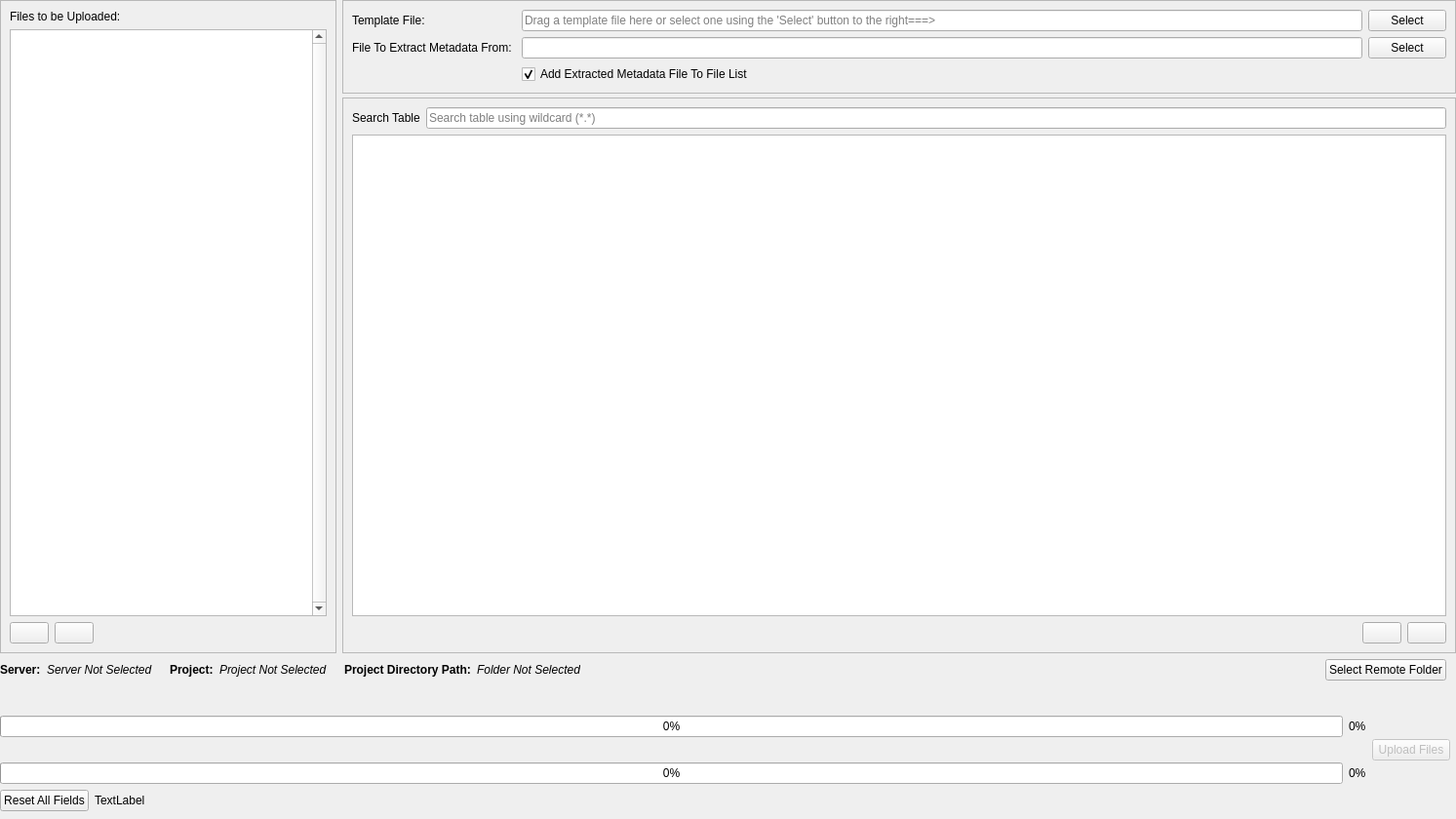
<?xml version="1.0" encoding="UTF-8"?>
<ui version="4.0">
 <class>UseTemplateWidget</class>
 <widget class="QWidget" name="UseTemplateWidget">
  <property name="geometry">
   <rect>
    <x>0</x>
    <y>0</y>
    <width>1493</width>
    <height>840</height>
   </rect>
  </property>
  <property name="windowTitle">
   <string>Use Template Widget</string>
  </property>
  <layout class="QGridLayout" name="gridLayout_2">
   <property name="leftMargin">
    <number>0</number>
   </property>
   <property name="topMargin">
    <number>0</number>
   </property>
   <property name="rightMargin">
    <number>0</number>
   </property>
   <property name="bottomMargin">
    <number>8</number>
   </property>
   <property name="verticalSpacing">
    <number>-1</number>
   </property>
   <item row="5" column="0" colspan="2">
    <layout class="QHBoxLayout" name="horizontalLayout_7">
     <property name="rightMargin">
      <number>10</number>
     </property>
     <property name="bottomMargin">
      <number>10</number>
     </property>
     <item>
      <widget class="QLabel" name="label_3">
       <property name="font">
        <font>
         <weight>75</weight>
         <bold>true</bold>
        </font>
       </property>
       <property name="text">
        <string>Server:</string>
       </property>
      </widget>
     </item>
     <item>
      <widget class="QLabel" name="hyperThoughtServer">
       <property name="font">
        <font>
         <italic>true</italic>
        </font>
       </property>
       <property name="text">
        <string>Server Not Selected</string>
       </property>
      </widget>
     </item>
     <item>
      <spacer name="horizontalSpacer_9">
       <property name="orientation">
        <enum>Qt::Horizontal</enum>
       </property>
       <property name="sizeType">
        <enum>QSizePolicy::Fixed</enum>
       </property>
       <property name="sizeHint" stdset="0">
        <size>
         <width>12</width>
         <height>20</height>
        </size>
       </property>
      </spacer>
     </item>
     <item>
      <widget class="QLabel" name="label_4">
       <property name="font">
        <font>
         <weight>75</weight>
         <bold>true</bold>
        </font>
       </property>
       <property name="text">
        <string>Project:</string>
       </property>
      </widget>
     </item>
     <item>
      <widget class="QLabel" name="hyperThoughtProject">
       <property name="font">
        <font>
         <italic>true</italic>
        </font>
       </property>
       <property name="text">
        <string>Project Not Selected</string>
       </property>
      </widget>
     </item>
     <item>
      <spacer name="horizontalSpacer_10">
       <property name="orientation">
        <enum>Qt::Horizontal</enum>
       </property>
       <property name="sizeType">
        <enum>QSizePolicy::Fixed</enum>
       </property>
       <property name="sizeHint" stdset="0">
        <size>
         <width>12</width>
         <height>20</height>
        </size>
       </property>
      </spacer>
     </item>
     <item>
      <widget class="QLabel" name="label_5">
       <property name="font">
        <font>
         <weight>75</weight>
         <bold>true</bold>
        </font>
       </property>
       <property name="text">
        <string>Project Directory Path:</string>
       </property>
      </widget>
     </item>
     <item>
      <widget class="QLabel" name="hyperThoughtUploadPath">
       <property name="font">
        <font>
         <italic>true</italic>
        </font>
       </property>
       <property name="text">
        <string>Folder Not Selected</string>
       </property>
      </widget>
     </item>
     <item>
      <spacer name="horizontalSpacer_6">
       <property name="orientation">
        <enum>Qt::Horizontal</enum>
       </property>
       <property name="sizeHint" stdset="0">
        <size>
         <width>40</width>
         <height>20</height>
        </size>
       </property>
      </spacer>
     </item>
     <item>
      <widget class="QPushButton" name="hyperthoughtLocationButton">
       <property name="enabled">
        <bool>true</bool>
       </property>
       <property name="toolTip">
        <string>Allows user to set their API key from HyperThought and set a remote location on the HyperThought server to upload the data files</string>
       </property>
       <property name="text">
        <string>Select Remote Folder</string>
       </property>
      </widget>
     </item>
    </layout>
   </item>
   <item row="6" column="0">
    <layout class="QGridLayout" name="gridLayout_3">
     <property name="rightMargin">
      <number>0</number>
     </property>
     <property name="bottomMargin">
      <number>0</number>
     </property>
     <item row="2" column="0">
      <widget class="QLabel" name="list_progress_label">
       <property name="text">
        <string/>
       </property>
      </widget>
     </item>
     <item row="1" column="2" rowspan="3">
      <widget class="QPushButton" name="hyperthoughtUploadButton">
       <property name="enabled">
        <bool>false</bool>
       </property>
       <property name="toolTip">
        <string>Upload all files to the HyperThought server</string>
       </property>
       <property name="text">
        <string>Upload Files</string>
       </property>
      </widget>
     </item>
     <item row="1" column="1">
      <widget class="QLabel" name="file_progress_bar_label">
       <property name="text">
        <string>0%</string>
       </property>
      </widget>
     </item>
     <item row="1" column="0">
      <widget class="QProgressBar" name="file_progress_bar">
       <property name="value">
        <number>0</number>
       </property>
       <property name="orientation">
        <enum>Qt::Horizontal</enum>
       </property>
       <property name="invertedAppearance">
        <bool>false</bool>
       </property>
      </widget>
     </item>
     <item row="3" column="1">
      <widget class="QLabel" name="list_progress_bar_label">
       <property name="text">
        <string>0%</string>
       </property>
      </widget>
     </item>
     <item row="3" column="0">
      <widget class="QProgressBar" name="list_progress_bar">
       <property name="value">
        <number>0</number>
       </property>
       <property name="orientation">
        <enum>Qt::Horizontal</enum>
       </property>
       <property name="invertedAppearance">
        <bool>false</bool>
       </property>
      </widget>
     </item>
     <item row="0" column="0">
      <widget class="QLabel" name="file_progress_label">
       <property name="text">
        <string/>
       </property>
      </widget>
     </item>
    </layout>
   </item>
   <item row="4" column="0" colspan="2">
    <layout class="QHBoxLayout" name="horizontalLayout_13" stretch="0,100">
     <property name="spacing">
      <number>6</number>
     </property>
     <property name="leftMargin">
      <number>0</number>
     </property>
     <item>
      <widget class="QFrame" name="use_frame_3">
       <property name="frameShape">
        <enum>QFrame::StyledPanel</enum>
       </property>
       <property name="frameShadow">
        <enum>QFrame::Raised</enum>
       </property>
       <layout class="QGridLayout" name="gridLayout_10">
        <item row="2" column="0">
         <widget class="QPushButton" name="addUploadFilesBtn">
          <property name="sizePolicy">
           <sizepolicy hsizetype="Fixed" vsizetype="Preferred">
            <horstretch>0</horstretch>
            <verstretch>0</verstretch>
           </sizepolicy>
          </property>
          <property name="minimumSize">
           <size>
            <width>40</width>
            <height>0</height>
           </size>
          </property>
          <property name="maximumSize">
           <size>
            <width>40</width>
            <height>16777215</height>
           </size>
          </property>
          <property name="toolTip">
           <string>Add files to the upload list</string>
          </property>
          <property name="text">
           <string/>
          </property>
         </widget>
        </item>
        <item row="2" column="1">
         <widget class="QPushButton" name="clearUploadFilesBtn">
          <property name="sizePolicy">
           <sizepolicy hsizetype="Fixed" vsizetype="Preferred">
            <horstretch>0</horstretch>
            <verstretch>0</verstretch>
           </sizepolicy>
          </property>
          <property name="minimumSize">
           <size>
            <width>40</width>
            <height>0</height>
           </size>
          </property>
          <property name="maximumSize">
           <size>
            <width>40</width>
            <height>16777215</height>
           </size>
          </property>
          <property name="toolTip">
           <string>Clear *all* the files from the list</string>
          </property>
          <property name="text">
           <string/>
          </property>
         </widget>
        </item>
        <item row="2" column="2">
         <spacer name="horizontalSpacer_4">
          <property name="orientation">
           <enum>Qt::Horizontal</enum>
          </property>
          <property name="sizeType">
           <enum>QSizePolicy::Expanding</enum>
          </property>
          <property name="sizeHint" stdset="0">
           <size>
            <width>40</width>
            <height>20</height>
           </size>
          </property>
         </spacer>
        </item>
        <item row="1" column="0" colspan="3">
         <widget class="QListView" name="useTemplateListView">
          <property name="sizePolicy">
           <sizepolicy hsizetype="Preferred" vsizetype="Expanding">
            <horstretch>0</horstretch>
            <verstretch>0</verstretch>
           </sizepolicy>
          </property>
          <property name="minimumSize">
           <size>
            <width>325</width>
            <height>0</height>
           </size>
          </property>
          <property name="acceptDrops">
           <bool>true</bool>
          </property>
          <property name="verticalScrollBarPolicy">
           <enum>Qt::ScrollBarAlwaysOn</enum>
          </property>
          <property name="editTriggers">
           <set>QAbstractItemView::NoEditTriggers</set>
          </property>
          <property name="alternatingRowColors">
           <bool>true</bool>
          </property>
          <property name="uniformItemSizes">
           <bool>true</bool>
          </property>
         </widget>
        </item>
        <item row="0" column="0" colspan="3">
         <widget class="QLabel" name="label">
          <property name="text">
           <string>Files to be Uploaded:</string>
          </property>
         </widget>
        </item>
       </layout>
      </widget>
     </item>
     <item>
      <layout class="QVBoxLayout" name="verticalLayout">
       <property name="spacing">
        <number>4</number>
       </property>
       <property name="topMargin">
        <number>0</number>
       </property>
       <property name="bottomMargin">
        <number>0</number>
       </property>
       <item>
        <widget class="QFrame" name="use_frame_1">
         <property name="autoFillBackground">
          <bool>false</bool>
         </property>
         <property name="styleSheet">
          <string notr="true"/>
         </property>
         <property name="frameShape">
          <enum>QFrame::StyledPanel</enum>
         </property>
         <property name="frameShadow">
          <enum>QFrame::Sunken</enum>
         </property>
         <layout class="QGridLayout" name="gridLayout_7">
          <item row="1" column="2">
           <widget class="QPushButton" name="otherDataFileSelect">
            <property name="enabled">
             <bool>true</bool>
            </property>
            <property name="toolTip">
             <string>Select a data file to extract meta-data</string>
            </property>
            <property name="text">
             <string>Select</string>
            </property>
           </widget>
          </item>
          <item row="0" column="0">
           <widget class="QLabel" name="use_label_1">
            <property name="sizePolicy">
             <sizepolicy hsizetype="Maximum" vsizetype="Preferred">
              <horstretch>1</horstretch>
              <verstretch>0</verstretch>
             </sizepolicy>
            </property>
            <property name="text">
             <string>Template File: </string>
            </property>
           </widget>
          </item>
          <item row="0" column="1">
           <widget class="QLineEdit" name="hyperthoughtTemplateLineEdit">
            <property name="sizePolicy">
             <sizepolicy hsizetype="Preferred" vsizetype="Fixed">
              <horstretch>2</horstretch>
              <verstretch>0</verstretch>
             </sizepolicy>
            </property>
            <property name="readOnly">
             <bool>true</bool>
            </property>
            <property name="placeholderText">
             <string>Drag a template file here or select one using the 'Select' button to the right===&gt;</string>
            </property>
           </widget>
          </item>
          <item row="1" column="0">
           <widget class="QLabel" name="use_label_2">
            <property name="sizePolicy">
             <sizepolicy hsizetype="Maximum" vsizetype="Preferred">
              <horstretch>1</horstretch>
              <verstretch>0</verstretch>
             </sizepolicy>
            </property>
            <property name="text">
             <string>File To Extract Metadata From: </string>
            </property>
           </widget>
          </item>
          <item row="0" column="2">
           <widget class="QPushButton" name="hyperthoughtTemplateSelect">
            <property name="toolTip">
             <string>Select the template file for this upload(*.ez)</string>
            </property>
            <property name="text">
             <string>Select</string>
            </property>
           </widget>
          </item>
          <item row="1" column="1">
           <widget class="QLineEdit" name="otherDataFileLineEdit">
            <property name="sizePolicy">
             <sizepolicy hsizetype="Preferred" vsizetype="Fixed">
              <horstretch>2</horstretch>
              <verstretch>0</verstretch>
             </sizepolicy>
            </property>
            <property name="readOnly">
             <bool>true</bool>
            </property>
           </widget>
          </item>
          <item row="2" column="1">
           <widget class="QCheckBox" name="addMetadataFileCheckBox">
            <property name="text">
             <string>Add Extracted Metadata File To File List</string>
            </property>
            <property name="checked">
             <bool>true</bool>
            </property>
           </widget>
          </item>
         </layout>
        </widget>
       </item>
       <item>
        <widget class="QFrame" name="use_frame_2">
         <property name="frameShape">
          <enum>QFrame::StyledPanel</enum>
         </property>
         <property name="frameShadow">
          <enum>QFrame::Raised</enum>
         </property>
         <layout class="QGridLayout" name="gridLayout_6">
          <item row="2" column="3">
           <widget class="QPushButton" name="removeUseTableRowButton">
            <property name="sizePolicy">
             <sizepolicy hsizetype="Fixed" vsizetype="Preferred">
              <horstretch>0</horstretch>
              <verstretch>0</verstretch>
             </sizepolicy>
            </property>
            <property name="minimumSize">
             <size>
              <width>40</width>
              <height>0</height>
             </size>
            </property>
            <property name="maximumSize">
             <size>
              <width>40</width>
              <height>16777215</height>
             </size>
            </property>
            <property name="toolTip">
             <string>Removes the selected rows from the table</string>
            </property>
            <property name="text">
             <string/>
            </property>
           </widget>
          </item>
          <item row="1" column="0" colspan="4">
           <widget class="QTableView" name="useTemplateTableView">
            <property name="sizeAdjustPolicy">
             <enum>QAbstractScrollArea::AdjustToContents</enum>
            </property>
            <property name="alternatingRowColors">
             <bool>true</bool>
            </property>
            <property name="selectionBehavior">
             <enum>QAbstractItemView::SelectRows</enum>
            </property>
            <property name="showGrid">
             <bool>false</bool>
            </property>
            <property name="gridStyle">
             <enum>Qt::SolidLine</enum>
            </property>
            <property name="sortingEnabled">
             <bool>true</bool>
            </property>
            <property name="cornerButtonEnabled">
             <bool>false</bool>
            </property>
            <attribute name="horizontalHeaderStretchLastSection">
             <bool>true</bool>
            </attribute>
            <attribute name="verticalHeaderMinimumSectionSize">
             <number>15</number>
            </attribute>
           </widget>
          </item>
          <item row="2" column="0" colspan="2">
           <spacer name="horizontalSpacer_7">
            <property name="orientation">
             <enum>Qt::Horizontal</enum>
            </property>
            <property name="sizeHint" stdset="0">
             <size>
              <width>40</width>
              <height>20</height>
             </size>
            </property>
           </spacer>
          </item>
          <item row="0" column="1" colspan="3">
           <widget class="QLineEdit" name="useTemplateListSearchBar">
            <property name="sizePolicy">
             <sizepolicy hsizetype="Expanding" vsizetype="Fixed">
              <horstretch>2</horstretch>
              <verstretch>0</verstretch>
             </sizepolicy>
            </property>
            <property name="readOnly">
             <bool>false</bool>
            </property>
            <property name="placeholderText">
             <string>Search table using wildcard (*.*)</string>
            </property>
           </widget>
          </item>
          <item row="0" column="0">
           <widget class="QLabel" name="use_label_3">
            <property name="text">
             <string>Search Table</string>
            </property>
           </widget>
          </item>
          <item row="2" column="2">
           <widget class="QPushButton" name="appendUseTableRowButton">
            <property name="sizePolicy">
             <sizepolicy hsizetype="Fixed" vsizetype="Preferred">
              <horstretch>0</horstretch>
              <verstretch>0</verstretch>
             </sizepolicy>
            </property>
            <property name="minimumSize">
             <size>
              <width>40</width>
              <height>0</height>
             </size>
            </property>
            <property name="maximumSize">
             <size>
              <width>40</width>
              <height>16777215</height>
             </size>
            </property>
            <property name="toolTip">
             <string>Add a Custom Value that is only going to be used for this upload</string>
            </property>
            <property name="text">
             <string/>
            </property>
           </widget>
          </item>
         </layout>
        </widget>
       </item>
      </layout>
     </item>
    </layout>
   </item>
   <item row="7" column="0" colspan="2">
    <layout class="QHBoxLayout" name="horizontalLayout">
     <property name="leftMargin">
      <number>0</number>
     </property>
     <property name="bottomMargin">
      <number>0</number>
     </property>
     <item>
      <widget class="QPushButton" name="clearUseButton">
       <property name="toolTip">
        <string>Reset all 'Create Template' input fields. All fields will be reset to an empty state.</string>
       </property>
       <property name="text">
        <string>Reset All Fields</string>
       </property>
      </widget>
     </item>
     <item>
      <widget class="QLabel" name="error_label">
       <property name="text">
        <string>TextLabel</string>
       </property>
      </widget>
     </item>
     <item>
      <spacer name="horizontalSpacer">
       <property name="orientation">
        <enum>Qt::Horizontal</enum>
       </property>
       <property name="sizeHint" stdset="0">
        <size>
         <width>40</width>
         <height>20</height>
        </size>
       </property>
      </spacer>
     </item>
    </layout>
   </item>
  </layout>
 </widget>
 <resources/>
 <connections/>
</ui>
